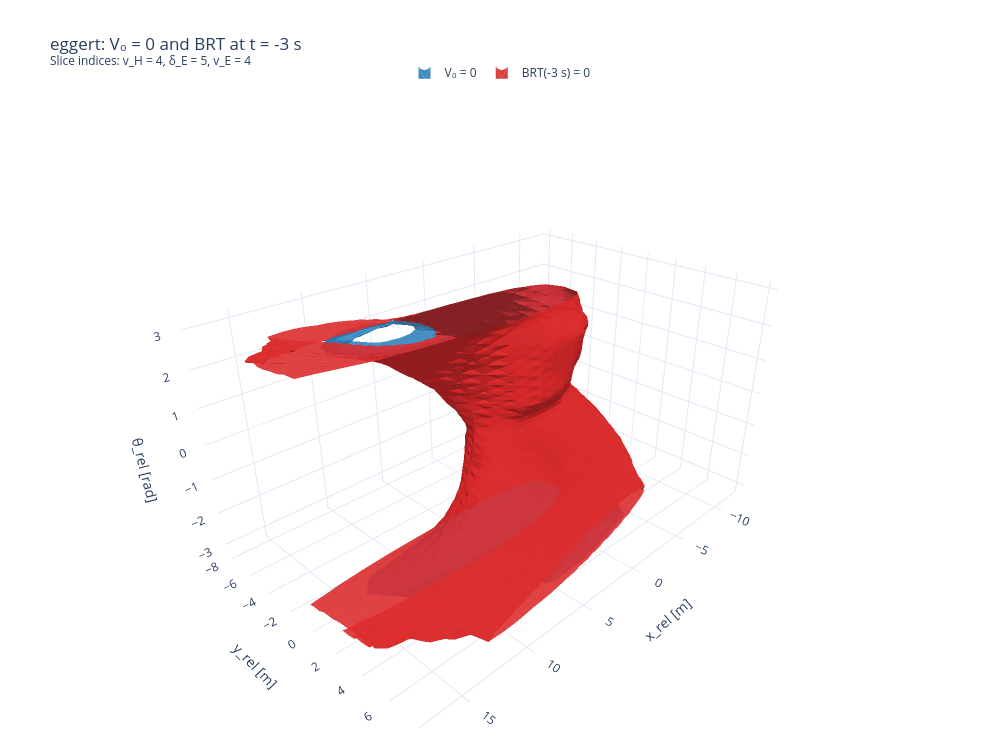

The code cell stored with this chart in its notebook:
### Markdown cell above
## Visualizzazione 3D

### Code cell
import numpy as np
import plotly.graph_objects as go
from scipy.ndimage import gaussian_filter

# Metrica da visualizzare: "Euclidean", "DCE" oppure "TTC"
METRIC_NAME = "eggert"

# Intensità dello smussamento, espressa in celle della griglia.
# 0.0: nessuno smussamento; 0.8: leggero; 1.5: più marcato.
SMOOTH_SIGMA = 1.0

current = metric_data[METRIC_NAME]

X, Y, THETA = np.meshgrid(
    current["x_rel"],
    current["y_rel"],
    current["theta_rel"],
    indexing="ij",
)

# Copie smussate esclusivamente per la visualizzazione.
# Ordine degli assi: x_rel, y_rel, theta_rel.
# "wrap" mantiene la periodicità di theta_rel.
# Forma della griglia tridimensionale.
# Indici delle coordinate da mantenere fisse.
# Modifica questi tre indici per scegliere una slice diversa.
I_V_H = 4       # Da 0 a 7
I_DELTA_E = 5   # Da 0 a 10
I_V_E = 4       # Da 0 a 7

def smooth_for_plot(values):
    values = np.asarray(values, dtype=float)

    # Estrazione della slice 3D: (x_rel, y_rel, theta_rel).
    if values.ndim == 6:
        values = values[
            :, :, :,
            I_V_H,
            I_DELTA_E,
            I_V_E,
        ]

    if values.shape != X.shape:
        raise ValueError(
            f"La slice ha forma {values.shape}, "
            f"ma la griglia XYZ ha forma {X.shape}."
        )

    return gaussian_filter(
        values,
        sigma=SMOOTH_SIGMA,
        mode=("nearest", "nearest", "wrap"),
    )

V0_plot = smooth_for_plot(current["V0"])
BRT_plot = smooth_for_plot(current["BRT"])

fig = go.Figure()

# Illuminazione morbida per evidenziare la curvatura.
lighting = dict(
    ambient=0.65,
    diffuse=0.8,
    specular=0.15,
    roughness=0.8,
    fresnel=0.1,
)

# V0 interno
fig.add_trace(
    go.Isosurface(
        x=X.ravel(),
        y=Y.ravel(),
        z=THETA.ravel(),
        value=V0_plot.ravel(),
        isomin=0.0,
        isomax=0.0,
        surface_count=1,
        colorscale=[[0.0, "#1f77b4"], [1.0, "#1f77b4"]],
        showscale=False,
        showlegend=True,
        opacity=0.85,
        caps=dict(x_show=False, y_show=False, z_show=False),
        lighting=lighting,
        lightposition=dict(x=100, y=150, z=200),
        name="V₀ = 0",
        hovertemplate=(
            "V₀ = 0 (smussato)<br>"
            "x_rel = %{x:.2f} m<br>"
            "y_rel = %{y:.2f} m<br>"
            "θ_rel = %{z:.3f} rad"
            "<extra></extra>"
        ),
    )
)

# BRT esterno
fig.add_trace(
    go.Isosurface(
        x=X.ravel(),
        y=Y.ravel(),
        z=THETA.ravel(),
        value=BRT_plot.ravel(),
        isomin=0.0,
        isomax=0.0,
        surface_count=1,
        colorscale=[[0.0, "#d62728"], [1.0, "#d62728"]],
        showscale=False,
        showlegend=True,
        opacity=0.9,
        caps=dict(x_show=False, y_show=False, z_show=False),
        lighting=lighting,
        lightposition=dict(x=100, y=150, z=200),
        name="BRT(-3 s) = 0",
        hovertemplate=(
            "BRT(-3 s) = 0 (smussato)<br>"
            "x_rel = %{x:.2f} m<br>"
            "y_rel = %{y:.2f} m<br>"
            "θ_rel = %{z:.3f} rad"
            "<extra></extra>"
        ),
    )
)

fig.update_layout(
    title=(
        f"{METRIC_NAME}: V₀ = 0 and BRT at t = -3 s"
        "<br><sup>"
        f"Slice indices: v_H = {I_V_H}, "
        f"δ_E = {I_DELTA_E}, "
        f"v_E = {I_V_E}"
        "</sup>"
    ),
    template="plotly_white",
    scene=dict(
        xaxis_title="x_rel [m]",
        yaxis_title="y_rel [m]",
        zaxis_title="θ_rel [rad]",
        aspectmode="manual",
        aspectratio=dict(x=1.5, y=1.0, z=0.8),
        camera=dict(eye=dict(x=1.55, y=1.55, z=1.15)),
    ),
    width=1000,
    height=750,
    margin=dict(l=10, r=10, b=10, t=100),
    legend=dict(
        orientation="h",
        x=0.5,
        xanchor="center",
        y=1.02,
        yanchor="bottom",
    ),
)

fig.show()

### Figure 1 — Plotly figure (JSON) as saved in the notebook; plotly's stock layout.template omitted (floating-point values rounded to 4 significant figures; data arrays with more than 128 entries replaced by an {"elided": "..."} marker saying what was removed)
{"data": [{"caps": {"x": {"show": false}, "y": {"show": false}, "z": {"show": false}}, "colorscale": [[0, "#1f77b4"], [1, "#1f77b4"]], "hovertemplate": "V₀ = 0 (smussato)<br>x_rel = %{x:.2f} m<br>y_rel = %{y:.2f} m<br>θ_rel = %{z:.3f} rad<extra></extra>", "isomax": 0, "isomin": 0, "lighting": {"ambient": 0.65, "diffuse": 0.8, "fresnel": 0.1, "roughness": 0.8, "specular": 0.15}, "lightposition": {"x": 100, "y": 150, "z": 200}, "name": "V₀ = 0", "opacity": 0.85, "showlegend": true, "showscale": false, "surface": {"count": 1}, "type": "isosurface", "value": {"elided": "24480 float values"}, "x": {"elided": "24480 float values"}, "y": {"elided": "24480 float values"}, "z": {"elided": "24480 float values"}}, {"caps": {"x": {"show": false}, "y": {"show": false}, "z": {"show": false}}, "colorscale": [[0, "#d62728"], [1, "#d62728"]], "hovertemplate": "BRT(-3 s) = 0 (smussato)<br>x_rel = %{x:.2f} m<br>y_rel = %{y:.2f} m<br>θ_rel = %{z:.3f} rad<extra></extra>", "isomax": 0, "isomin": 0, "lighting": {"ambient": 0.65, "diffuse": 0.8, "fresnel": 0.1, "roughness": 0.8, "specular": 0.15}, "lightposition": {"x": 100, "y": 150, "z": 200}, "name": "BRT(-3 s) = 0", "opacity": 0.9, "showlegend": true, "showscale": false, "surface": {"count": 1}, "type": "isosurface", "value": {"elided": "24480 float values"}, "x": {"elided": "24480 float values"}, "y": {"elided": "24480 float values"}, "z": {"elided": "24480 float values"}}], "layout": {"height": 750, "legend": {"orientation": "h", "x": 0.5, "xanchor": "center", "y": 1.02, "yanchor": "bottom"}, "margin": {"b": 10, "l": 10, "r": 10, "t": 100}, "scene": {"aspectmode": "manual", "aspectratio": {"x": 1.5, "y": 1, "z": 0.8}, "camera": {"eye": {"x": 1.55, "y": 1.55, "z": 1.15}}, "xaxis": {"title": {"text": "x_rel [m]"}}, "yaxis": {"title": {"text": "y_rel [m]"}}, "zaxis": {"title": {"text": "θ_rel [rad]"}}}, "title": {"text": "eggert: V₀ = 0 and BRT at t = -3 s<br><sup>Slice indices: v_H = 4, δ_E = 5, v_E = 4</sup>"}, "width": 1000}}
